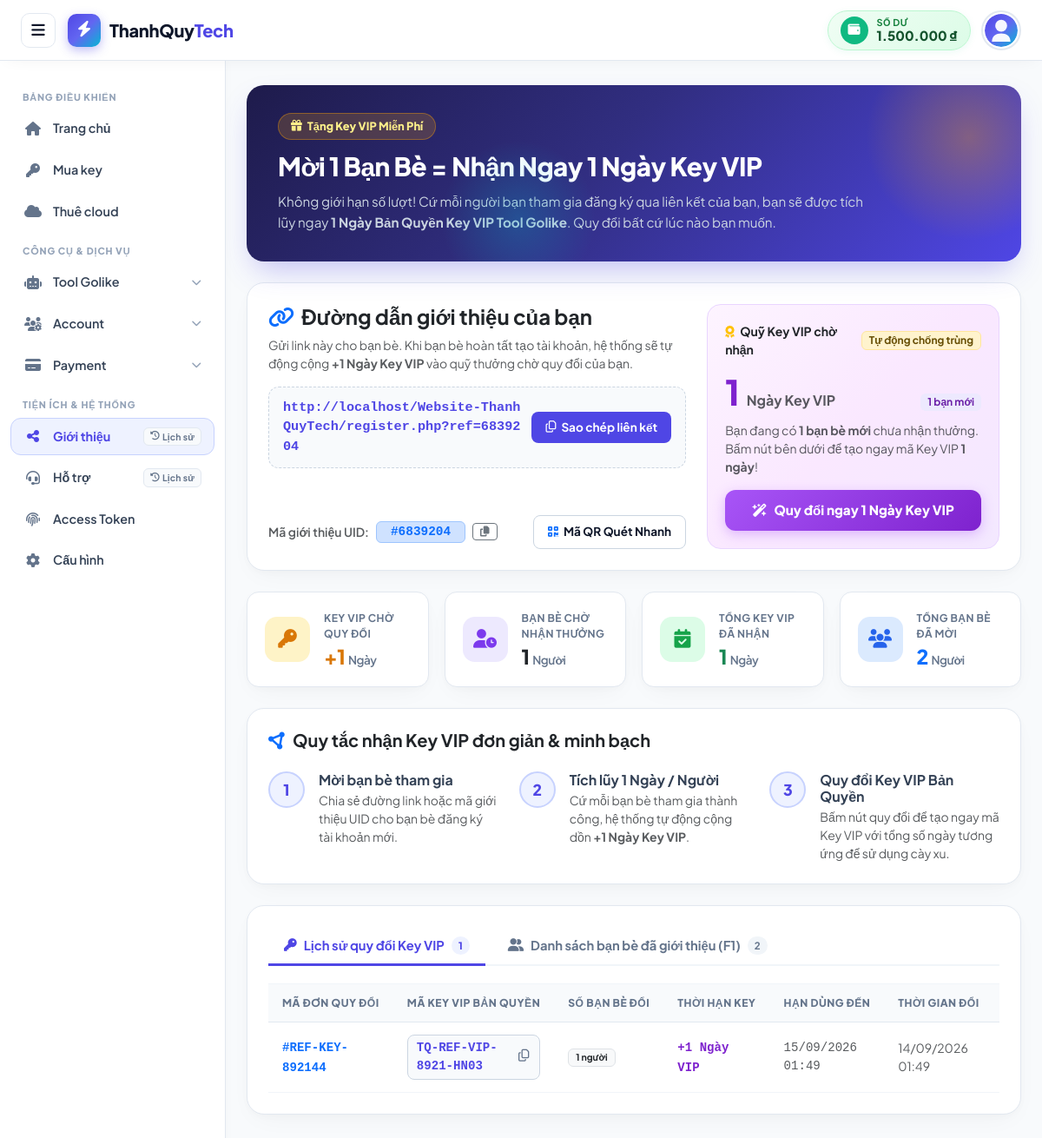
Screenshot of /referral.php (signed in) with the database file from the repository.
### tables this page shows
CREATE TABLE IF NOT EXISTS `users` (
    `id` BIGINT UNSIGNED AUTO_INCREMENT PRIMARY KEY COMMENT 'Khóa chính tự tăng',
    `uid` INT UNSIGNED NOT NULL UNIQUE COMMENT 'Mã định danh riêng biệt (7 chữ số: 1000000 - 9999999)',
    `uuid` CHAR(36) NOT NULL UNIQUE COMMENT 'Định danh duy nhất chuẩn UUIDv7 liên kết giữa các bảng',
    `name` VARCHAR(100) NOT NULL COMMENT 'Tên hiển thị người dùng',
    `username` VARCHAR(50) NOT NULL UNIQUE COMMENT 'Tên đăng nhập (@tên)',
    `password` VARCHAR(255) NOT NULL COMMENT 'Mật khẩu mã hóa Hash + Salt + Stretching (BCRYPT / Argon2ID)',
    `email` VARCHAR(191) NOT NULL UNIQUE COMMENT 'Địa chỉ email duy nhất',
    `balance` DECIMAL(15, 2) NOT NULL DEFAULT 0.00 COMMENT 'Số dư tài khoản nạp vào (VND)',
    `avatar` VARCHAR(255) NOT NULL DEFAULT 'assets/images/default-avatar.svg' COMMENT 'Đường dẫn ảnh đại diện',
    `role` ENUM('Admin', 'Member') NOT NULL DEFAULT 'Member' COMMENT 'Vai trò người dùng trong hệ thống',
    `status` ENUM('Active', 'Inactive', 'Locked') NOT NULL DEFAULT 'Active' COMMENT 'Trạng thái hoạt động của tài khoản',
    `created_at` TIMESTAMP NOT NULL DEFAULT CURRENT_TIMESTAMP COMMENT 'Thời điểm tạo tài khoản',
    `updated_at` TIMESTAMP NOT NULL DEFAULT CURRENT_TIMESTAMP ON UPDATE CURRENT_TIMESTAMP COMMENT 'Thời điểm cập nhật gần nhất',
    
    INDEX `idx_users_uid` (`uid`),
    INDEX `idx_users_uuid` (`uuid`),
    INDEX `idx_users_username` (`username`),
    INDEX `idx_users_email` (`email`),
    INDEX `idx_users_status` (`status`)
);

CREATE TABLE IF NOT EXISTS `referral_claims` (
    `id` BIGINT UNSIGNED AUTO_INCREMENT PRIMARY KEY,
    `user_uuid` CHAR(36) NOT NULL COMMENT 'Người nhận Key VIP (users.uuid)',
    `claim_code` VARCHAR(50) NOT NULL UNIQUE COMMENT 'Mã đơn quy đổi (#REF-KEY-XXXXXX)',
    `referred_count` INT UNSIGNED NOT NULL COMMENT 'Số lượng bạn bè quy đổi đợt này',
    `reward_days` INT UNSIGNED NOT NULL COMMENT 'Tổng số ngày Key VIP nhận được (= referred_count * 1)',
    `license_key` VARCHAR(100) NOT NULL UNIQUE COMMENT 'Mã Key VIP bản quyền được tạo',
    `expires_at` DATETIME NOT NULL COMMENT 'Thời hạn hết hạn của Key',
    `status` ENUM('Active', 'Expired') NOT NULL DEFAULT 'Active' COMMENT 'Trạng thái Key',
    `created_at` TIMESTAMP NOT NULL DEFAULT CURRENT_TIMESTAMP COMMENT 'Thời điểm quy đổi',
    
    INDEX `idx_rc_user_uuid` (`user_uuid`),
    INDEX `idx_rc_claim_code` (`claim_code`),
    INDEX `idx_rc_license_key` (`license_key`),
    INDEX `idx_rc_status` (`status`),
    CONSTRAINT `fk_rc_user_uuid`
        FOREIGN KEY (`user_uuid`) REFERENCES `users` (`uuid`)
        ON DELETE CASCADE ON UPDATE CASCADE
);

### referral.php (the view, shortened to what the rows shown need)
<?php
require_once __DIR__ . '/config/config.php';
$stmt = $pdo->prepare("
    SELECT id, uid, uuid, name, username, email, balance, avatar, role, status
    FROM users
    WHERE id = ?
    LIMIT 1
");
$stmt->execute([$_SESSION['user_id']]);
$user = $stmt->fetch();
$currentUser = $user;
try {
    $pdo->exec("
        CREATE TABLE IF NOT EXISTS `referrals` (
            `id` BIGINT UNSIGNED AUTO_INCREMENT PRIMARY KEY,
            `referrer_uuid` CHAR(36) NOT NULL,
            `referee_uuid` CHAR(36) NOT NULL UNIQUE,
            `reward_days` INT UNSIGNED NOT NULL DEFAULT 1,
            `is_claimed` TINYINT(1) NOT NULL DEFAULT 0,
            `claimed_at` DATETIME DEFAULT NULL,
            `claim_order_code` VARCHAR(50) DEFAULT NULL,
            `status` ENUM('Active', 'Inactive') NOT NULL DEFAULT 'Active',
            `created_at` TIMESTAMP NOT NULL DEFAULT CURRENT_TIMESTAMP,
            INDEX `idx_ref_referrer` (`referrer_uuid`),
            INDEX `idx_ref_referee` (`referee_uuid`),
            INDEX `idx_ref_is_claimed` (`is_claimed`),
            INDEX `idx_ref_status` (`status`)
        ) ENGINE=InnoDB DEFAULT CHARSET=utf8mb4 COLLATE=utf8mb4_unicode_ci;
        CREATE TABLE IF NOT EXISTS `referral_claims` (
            `id` BIGINT UNSIGNED AUTO_INCREMENT PRIMARY KEY,
            `user_uuid` CHAR(36) NOT NULL,
            `claim_code` VARCHAR(50) NOT NULL UNIQUE,
            `referred_count` INT UNSIGNED NOT NULL,
            `reward_days` INT UNSIGNED NOT NULL,
            `license_key` VARCHAR(100) NOT NULL UNIQUE,
            `expires_at` DATETIME NOT NULL,
            `status` ENUM('Active', 'Expired') NOT NULL DEFAULT 'Active',
            `created_at` TIMESTAMP NOT NULL DEFAULT CURRENT_TIMESTAMP,
            INDEX `idx_rc_user_uuid` (`user_uuid`),
            INDEX `idx_rc_claim_code` (`claim_code`),
            INDEX `idx_rc_license_key` (`license_key`),
            INDEX `idx_rc_status` (`status`)
        ) ENGINE=InnoDB DEFAULT CHARSET=utf8mb4 COLLATE=utf8mb4_unicode_ci;
    ");
} catch (Exception $e) {
}
$stmtClaimsHistory = $pdo->prepare("
    SELECT *
    FROM referral_claims
    WHERE user_uuid = ?
    ORDER BY id DESC
");
$stmtClaimsHistory->execute([$currentUser['uuid']]);
$claimsHistory = $stmtClaimsHistory->fetchAll();
$protocol = (!empty($_SERVER['HTTPS']) && $_SERVER['HTTPS'] !== 'off' || $_SERVER['SERVER_PORT'] == 443) ? "https://" : "http://";
$host = $_SERVER['HTTP_HOST'];
$basePath = rtrim(dirname($_SERVER['PHP_SELF']), '/\\');
$referralUrl = $protocol . $host . $basePath . '/register.php?ref=' . $currentUser['uid'];
?>
<!DOCTYPE html>
<html lang="vi">
<head>
    <link href="https://cdn.jsdelivr.net/npm/bootstrap@5.3.3/dist/css/bootstrap.min.css" rel="stylesheet">
    <link rel="stylesheet" href="https://cdnjs.cloudflare.com/ajax/libs/font-awesome/6.5.1/css/all.min.css">
</head>
<body>
    <header class="app-header">
        <div class="header-right">
            <a href="/payments/deposit" class="header-balance-card" title="Nạp tiền vào tài khoản">
                <div class="balance-text-group">
                    <span class="balance-title">Số dư</span>
                    <span class="balance-val"><?= format_currency($currentUser['balance']) ?></span>
                </div>
            </a>
            <div class="user-profile-container" id="userDropdownContainer">
                <button type="button" class="user-profile-toggle" id="userProfileToggle" onclick="toggleUserPopup(event)" aria-expanded="false" title="<?= htmlspecialchars($currentUser['name']) ?>">
                    <img src="<?= htmlspecialchars($currentUser['avatar']) ?>"
                         alt="Avatar"
                         class="user-avatar-small"
                         onerror="this.onerror=null; this.src='assets/images/default-avatar.svg';">
                </button>
            </div>
        </div>
    </header>
    <main class="app-main">
        <div class="dashboard-container-inner">
            <div class="referral-hero-banner">
                <h1 class="hero-title">Mời 1 Bạn Bè = Nhận Ngay 1 Ngày Key VIP</h1>
            </div>
            <div class="referral-card">
                <div class="row g-4 align-items-stretch">
                    <div class="col-lg-7 d-flex flex-column justify-content-between">
                        <div>
                            <div class="copy-box mb-3">
                                <span class="copy-text" id="refUrlText"><?= htmlspecialchars($referralUrl) ?></span>
                                <button type="button" class="btn-copy-action" onclick="copyReferralLink()">
                                    <i class="fa-regular fa-copy" id="copyIcon"></i>
                                    <span id="copyBtnLabel">Sao chép liên kết</span>
                                </button>
                            </div>
                        </div>
                        <div class="d-flex align-items-center gap-3 flex-wrap pt-2">
                            <div class="d-flex align-items-center gap-2">
                                <span class="text-muted small fw-semibold">Mã giới thiệu UID:</span>
                                <span class="badge bg-primary-subtle text-primary border border-primary-subtle px-3 py-1 font-monospace fw-bold" style="font-size: 0.9rem;">
                                    #<?= htmlspecialchars($currentUser['uid']) ?>
                                </span>
                                <button type="button" class="btn btn-sm btn-outline-secondary py-0 px-2" style="font-size: 0.75rem;" onclick="copyReferralCode('<?= htmlspecialchars($currentUser['uid']) ?>')" title="Sao chép UID">
                                    <i class="fa-solid fa-copy"></i>
                                </button>
                            </div>
                        </div>
                    </div>
                </div>
            </div>
            <div class="history-card">
                <div id="tabClaims" class="tab-content-panel active">
                    <?php if (empty($claimsHistory)): ?>
                        <div class="text-center py-5">
                            <div class="mb-3 text-muted" style="font-size: 3rem;">
                                <i class="fa-solid fa-ticket"></i>
                            </div>
                            <h6 class="fw-bold text-dark">Chưa có lần quy đổi Key VIP nào</h6>
                            <p class="text-muted small">Khi bạn có bạn bè mới tham gia và bấm nút quy đổi, mã Key VIP sẽ xuất hiện chi tiết tại đây.</p>
                        </div>
                    <?php else: ?>
                        <div class="table-responsive">
                            <table class="table-custom">
                                <thead>
                                    <tr>
                                        <th>Mã Đơn Quy Đổi</th>
                                        <th>Mã Key VIP Bản Quyền</th>
                                        <th>Số Bạn Bè Đổi</th>
                                        <th>Thời Hạn Key</th>
                                        <th>Hạn Dùng Đến</th>
                                        <th>Thời Gian Đổi</th>
                                        <th>Trạng Thái</th>
                                    </tr>
                                </thead>
                                <tbody>
                                    <?php foreach ($claimsHistory as $claim): ?>
                                    <tr>
                                        <td>
                                            <span class="fw-bold font-monospace text-primary">
                                                #<?= htmlspecialchars($claim['claim_code']) ?>
                                            </span>
                                        </td>
                                        <td>
                                            <div class="key-code-box">
                                                <span><?= htmlspecialchars($claim['license_key']) ?></span>
                                                <button type="button" class="btn-copy-mini" onclick="copyKey('<?= htmlspecialchars($claim['license_key']) ?>')" title="Sao chép Key">
                                                    <i class="fa-regular fa-copy"></i>
                                                </button>
                                            </div>
                                        </td>
                                        <td>
                                            <span class="badge bg-light text-dark border fw-bold px-2 py-1">
                                                <?= (int)$claim['referred_count'] ?> người
                                            </span>
                                        </td>
                                        <td>
                                            <span class="fw-bold text-purple font-monospace" style="color: #7e22ce;">
                                                +<?= (int)$claim['reward_days'] ?> Ngày VIP
                                            </span>
                                        </td>
                                        <td class="text-muted small font-monospace">
                                            <?= date('d/m/Y H:i', strtotime($claim['expires_at'])) ?>
                                        </td>
                                        <td class="text-muted small">
                                            <?= date('d/m/Y H:i', strtotime($claim['created_at'])) ?>
                                        </td>
                                        <td>
                                        </td>
                                    </tr>
                                    <?php endforeach; ?>
                                </tbody>
                            </table>
                        </div>
                    <?php endif; ?>
                </div>
            </div>
        </div>
    </main>
</body>
</html>

### rows the page displays
users: balance "1.500.000 ₫", avatar (placeholder picture), uid "http://localhost/Website-ThanhQuyTech/register.php?ref=6839204", uid "6839204"
referral_claims: claim_code "REF-KEY-892144", license_key "TQ-REF-VIP-8921-HN03", referred_count "1", reward_days "1", expires_at "15/09/2026 01:49", created_at "14/09/2026 01:49"

### other values shown
$availableRewardDays "1"
$availableF1Count "1"
$totalClaimedDays "1"
$totalReferralsCount "2"
count($claimsHistory) "1"
count($referredUsers) "2"
